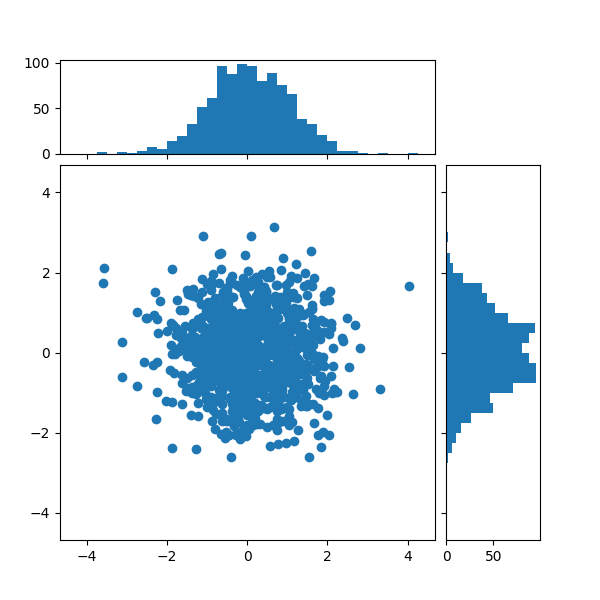

Python code for this plot:
# 引入所需库

import matplotlib.pyplot as plt
import numpy as np
import matplotlib.cbook as cbook
import matplotlib
matplotlib.use('TkAgg')


# 设置随机种子
np.random.seed(19680801)

# 创建散点图数据
x = np.random.randn(1000)
y = np.random.randn(1000)

# 绘制散点图以及其对应的直方图函数
def scatter_hist(x, y, ax, ax_histx, ax_histy):
    # no labels
    ax_histx.tick_params(axis="x", labelbottom=False)
    ax_histy.tick_params(axis="y", labelleft=False)

    # the scatter plot:
    ax.scatter(x, y)

    # now determine nice limits by hand:
    binwidth = 0.25
    xymax = max(np.max(np.abs(x)), np.max(np.abs(y)))
    lim = (int(xymax/binwidth) + 1) * binwidth

    bins = np.arange(-lim, lim + binwidth, binwidth)
    ax_histx.hist(x, bins=bins)
    ax_histy.hist(y, bins=bins, orientation='horizontal')



fig = plt.figure(figsize=(6, 6))
# 创建图形对象
gs = fig.add_gridspec(2, 2,  width_ratios=(4, 1), height_ratios=(1, 4),
                      left=0.1, right=0.9, bottom=0.1, top=0.9,
                      wspace=0.05, hspace=0.05)
# 将子图分配给三个不同的坐标轴
ax = fig.add_subplot(gs[1, 0])
ax_histx = fig.add_subplot(gs[0, 0], sharex=ax)
ax_histy = fig.add_subplot(gs[1, 1], sharey=ax)
# 绘制散点图和直方图
scatter_hist(x, y, ax, ax_histx, ax_histy)

plt.show()
